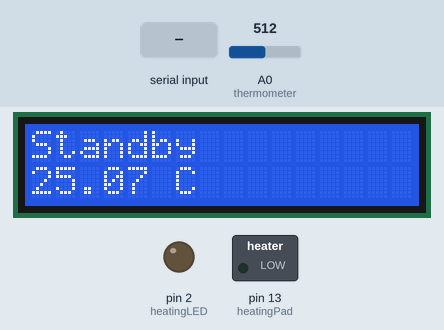
Simulated run of this sketch. Board: Arduino Uno, built with avr-gcc and run on an emulated ATmega328P. Shown: 16×2 character LCD, switched loads named in the sketch (green lamp = pin HIGH), output pins drawn as LEDs (lit = HIGH). The test bench sets the inputs (shaded band); at power-on: A0 (thermometer) = 512. What the sketch prints to the serial monitor is not drawn.

Above: at 1.2 s.
1.3 s: A0 (thermometer) set to 472
At 2.7 s:
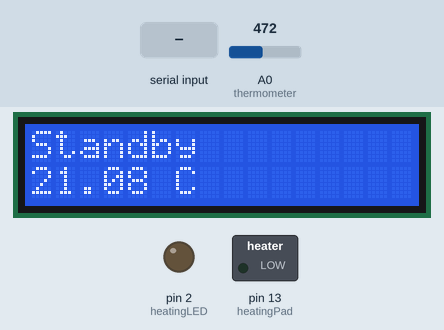
5.4 s: A0 (thermometer) set to 452
At 6.5 s:
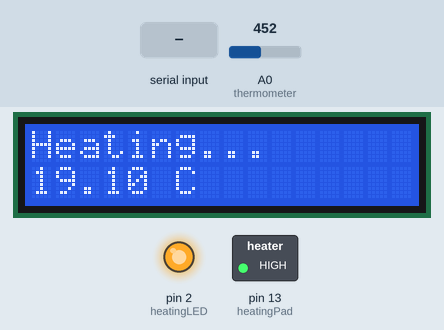
9.5 s: "5\n" received over Serial
At 11.9 s:
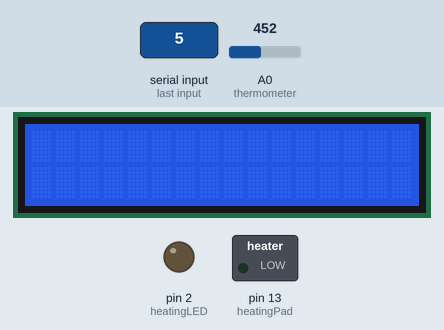
12.6 s: A0 (thermometer) set to 511
At 13.9 s:
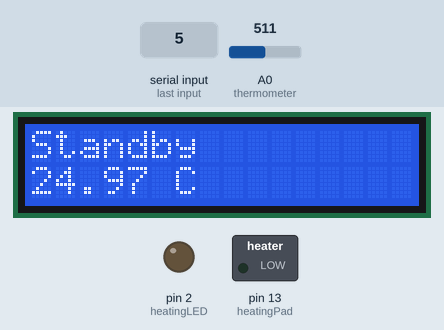
15.6 s: "90,45\n" received over Serial
At 18.9 s:
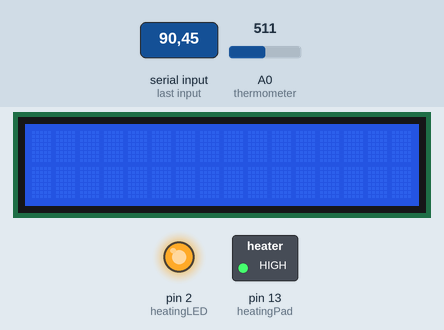
19.6 s: "30,150\n" received over Serial
Timing chart, 0 to 22.6 s (numbered marks = the images above; inputs shaded):
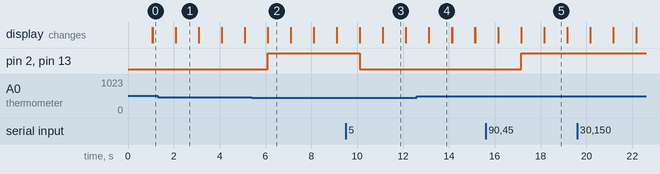

The sketch:

NewBottle.ino
```cpp
#include <LiquidCrystal.h>
LiquidCrystal lcd(12,11,10,9,8,7);

int thermometer = A0;
int heatingPad = 13;
int heatingLED = 2;

int maxTemp = 50;
int minTemp = 20; //may be variable

bool activated = true;

float R = 9870;
float Rzero = 103;
float Tzero = 298.15;
float B = 3435;
float c1 = 1.009249522e-03, c2 = 2.378405444e-04, c3 = 2.019202697e-07;

void setup() {
  // put your setup code here, to run once:
  Serial.begin(57600);
  pinMode(thermometer, INPUT);
  pinMode(heatingPad, OUTPUT);
  pinMode(heatingLED, OUTPUT);
  digitalWrite(heatingPad, LOW);
  digitalWrite(heatingLED, LOW);
  lcd.begin(16,2);
}

void loop() {
  String message = "";

  message.concat("~M");
  //1. read minimal temperature to change 'minTemp'
  if(Serial.available() > 0){
    long tempChange = Serial.parseInt();

    if(tempChange >= 400){
        activated = false;
    }else if(tempChange >= maxTemp || tempChange < 0){
      message.concat("inv");
    }else if(tempChange == 0){
      //this area is only available RIGHT AFTER 'activated' has changed into false
      //
    }else{
      //If valid minimal-temperature parameter is entered,
      //restore 'activated' into true & change minimal temperature
      activated = true;
      minTemp = (int) tempChange;
      message.concat("cgm");
    }
  }

  //2. read resistore value from thermometer and display current temperature IF 'activated' is true
  int val = analogRead(thermometer);
  float currentTemp = getTemp(val);

  if(activated == false){
    lcd.print("Deactivated");
    digitalWrite(heatingPad, LOW);
    digitalWrite(heatingLED, LOW);
    message.concat("dac");
    message.concat("#stp_");
    message.concat(currentTemp);
  }
  else{
    //activate or deactivate heating pad
    if(currentTemp < minTemp){
      lcd.print("Heating...");
      digitalWrite(heatingPad, HIGH);
      digitalWrite(heatingLED, HIGH);
      message.concat("#run_");
      message.concat(currentTemp);
    }else{
      lcd.print("Standby");
      digitalWrite(heatingPad, LOW);
      digitalWrite(heatingLED, LOW);
      message.concat("#stp_");
      message.concat(currentTemp);
    }
  }
  lcd.setCursor(0,1);
  lcd.print(currentTemp);
  lcd.print(" C");

  message.concat("[");
  message.concat(minTemp);
  message.concat("]");

  Serial.println(message);
  delay(1000);
  Serial.flush(); //flush buffer memory
  lcd.clear();
}


float getTemp(int val){
  float Rt = R * (1023.0 / (float)val - 1.0);
  float logRt = log(Rt);
  float C =  ( 1.0 / (c1 + c2*logRt + c3*logRt*logRt*logRt ) ) - 273.15;

  return C;
}
```

Measured:
- the behaviour switches between 462 and 461 on A0 (thermometer) (found by bisection; images 1 and 2)
- after the input at 1.3 s, the display: first differs from a run without the input after 0.78 s (image 1)
- after the input at 5.4 s, pin 2 (heatingLED), pin 13 (heatingPad): LOW → HIGH after 0.70 s; the display: first differs from a run without the input after 0.70 s (image 2)
- after the input at 9.5 s, pin 2 (heatingLED), pin 13 (heatingPad): HIGH → LOW after 0.62 s; the display: first differs from a run without the input after 0.62 s (image 3 shows a later state)
- after the input at 12.6 s, the display: first differs from a run without the input after 0.53 s (image 4)
- after the input at 15.6 s, pin 2 (heatingLED), pin 13 (heatingPad): LOW → HIGH after 1.6 s; the display: first differs from a run without the input after 1.6 s (image 5 shows a later state)
- what the display in image 1 shows lasts 1.0 s, from 2.1 s to 3.1 s
